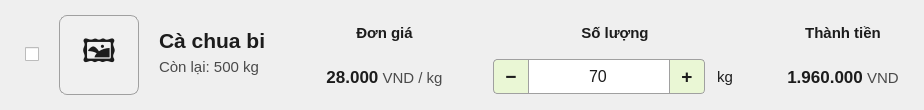
             <widget class="QFrame" name="frame_item_1">
              <property name="styleSheet">
               <string notr="true">QFrame#frame_item_1 { background-color: #FFFFFF; border-bottom: 1px solid #E0E0E0; }</string>
              </property>
              <layout class="QHBoxLayout" name="hbox_item_1">
               <property name="spacing">
                <number>20</number>
               </property>
               <property name="leftMargin">
                <number>25</number>
               </property>
               <property name="topMargin">
                <number>15</number>
               </property>
               <property name="rightMargin">
                <number>25</number>
               </property>
               <property name="bottomMargin">
                <number>15</number>
               </property>
               <item alignment="Qt::AlignVCenter">
                <widget class="QCheckBox" name="chk_item_1">
                 <property name="text">
                  <string/>
                 </property>
                </widget>
               </item>
               <item alignment="Qt::AlignVCenter">
                <widget class="QLabel" name="img_item_1">
                 <property name="minimumSize">
                  <size>
                   <width>80</width>
                   <height>80</height>
                  </size>
                 </property>
                 <property name="maximumSize">
                  <size>
                   <width>80</width>
                   <height>80</height>
                  </size>
                 </property>
                 <property name="styleSheet">
                  <string notr="true">background-color: #F0F0F0; border: 1px solid #A0A0A0; border-radius: 8px; font-size: 24pt; color: #1C1C1C;</string>
                 </property>
                 <property name="text">
                  <string>🖼️</string>
                 </property>
                 <property name="alignment">
                  <set>Qt::AlignCenter</set>
                 </property>
                </widget>
               </item>
               <item>
                <layout class="QVBoxLayout">
                 <property name="spacing">
                  <number>5</number>
                 </property>
                 <item alignment="Qt::AlignBottom">
                  <widget class="QLabel" name="lbl_name_1">
                   <property name="styleSheet">
                    <string notr="true">font-size: 16pt; font-weight: bold; color: #1C1C1C; border: none;</string>
                   </property>
                   <property name="text">
                    <string>Cà chua bi</string>
                   </property>
                  </widget>
                 </item>
                 <item alignment="Qt::AlignTop">
                  <widget class="QLabel" name="lbl_rem_1">
                   <property name="styleSheet">
                    <string notr="true">font-size: 11pt; color: #4A4A4A; border: none;</string>
                   </property>
                   <property name="text">
                    <string>Còn lại: 500 kg</string>
                   </property>
                  </widget>
                 </item>
                </layout>
               </item>
               <item>
                <spacer name="hs_mid_1">
                 <property name="orientation">
                  <enum>Qt::Horizontal</enum>
                 </property>
                 <property name="sizeHint" stdset="0">
                  <size>
                   <width>40</width>
                   <height>20</height>
                  </size>
                 </property>
                </spacer>
               </item>
               <item>
                <layout class="QVBoxLayout">
                 <property name="spacing">
                  <number>8</number>
                 </property>
                 <item>
                  <widget class="QLabel" name="lbl_p_title_1">
                   <property name="styleSheet">
                    <string notr="true">font-size: 11pt; color: #1C1C1C; font-weight: bold; border: none;</string>
                   </property>
                   <property name="text">
                    <string>Đơn giá</string>
                   </property>
                   <property name="alignment">
                    <set>Qt::AlignCenter</set>
                   </property>
                  </widget>
                 </item>
                 <item>
                  <widget class="QLabel" name="lbl_p_val_1">
                   <property name="styleSheet">
                    <string notr="true">border: none;</string>
                   </property>
                   <property name="text">
                    <string>&lt;html&gt;&lt;body&gt;&lt;span style=&quot;font-weight:bold; font-size:13pt; color:#1C1C1C;&quot;&gt;28.000&lt;/span&gt;&lt;span style=&quot;font-size:11pt; color:#4A4A4A;&quot;&gt; VND / kg&lt;/span&gt;&lt;/body&gt;&lt;/html&gt;</string>
                   </property>
                   <property name="alignment">
                    <set>Qt::AlignCenter</set>
                   </property>
                  </widget>
                 </item>
                </layout>
               </item>
               <item>
                <spacer>
                 <property name="orientation">
                  <enum>Qt::Horizontal</enum>
                 </property>
                 <property name="sizeType">
                  <enum>QSizePolicy::Fixed</enum>
                 </property>
                 <property name="sizeHint" stdset="0">
                  <size>
                   <width>30</width>
                   <height>10</height>
                  </size>
                 </property>
                </spacer>
               </item>
               <item>
                <layout class="QVBoxLayout">
                 <property name="spacing">
                  <number>8</number>
                 </property>
                 <item>
                  <widget class="QLabel" name="lbl_q_title_1">
                   <property name="styleSheet">
                    <string notr="true">font-size: 11pt; color: #1C1C1C; font-weight: bold; border: none;</string>
                   </property>
                   <property name="text">
                    <string>Số lượng</string>
                   </property>
                   <property name="alignment">
                    <set>Qt::AlignCenter</set>
                   </property>
                  </widget>
                 </item>
                 <item>
                  <layout class="QHBoxLayout">
                   <property name="spacing">
                    <number>0</number>
                   </property>
                   <item>
                    <widget class="QPushButton" name="btn_m_1">
                     <property name="minimumSize">
                      <size>
                       <width>35</width>
                       <height>35</height>
                      </size>
                     </property>
                     <property name="styleSheet">
                      <string notr="true">QPushButton { background-color: #EAF7D5; border: 1px solid #A0A0A0; border-top-left-radius: 4px; border-bottom-left-radius: 4px; border-right: none; font-size: 14pt; font-weight: bold; color: #1C1C1C; } QPushButton:hover { background-color: #DDF3B9; }</string>
                     </property>
                     <property name="text">
                      <string>−</string>
                     </property>
                    </widget>
                   </item>
                   <item>
                    <widget class="QLineEdit" name="txt_q_1">
                     <property name="minimumSize">
                      <size>
                       <width>45</width>
                       <height>35</height>
                      </size>
                     </property>
                     <property name="styleSheet">
                      <string notr="true">QLineEdit { background-color: #FFFFFF; border: 1px solid #A0A0A0; border-radius: 0px; font-size: 12pt; color: #1C1C1C; }</string>
                     </property>
                     <property name="text">
                      <string>70</string>
                     </property>
                     <property name="alignment">
                      <set>Qt::AlignCenter</set>
                     </property>
                    </widget>
                   </item>
                   <item>
                    <widget class="QPushButton" name="btn_p_1">
                     <property name="minimumSize">
                      <size>
                       <width>35</width>
                       <height>35</height>
                      </size>
                     </property>
                     <property name="styleSheet">
                      <string notr="true">QPushButton { background-color: #EAF7D5; border: 1px solid #A0A0A0; border-top-right-radius: 4px; border-bottom-right-radius: 4px; border-left: none; font-size: 14pt; font-weight: bold; color: #1C1C1C; } QPushButton:hover { background-color: #DDF3B9; }</string>
                     </property>
                     <property name="text">
                      <string>+</string>
                     </property>
                    </widget>
                   </item>
                   <item>
                    <widget class="QLabel" name="lbl_u_1">
                     <property name="styleSheet">
                      <string notr="true">font-size: 11pt; color: #1C1C1C; border: none; margin-left: 8px;</string>
                     </property>
                     <property name="text">
                      <string>kg</string>
                     </property>
                    </widget>
                   </item>
                  </layout>
                 </item>
                </layout>
               </item>
               <item>
                <spacer>
                 <property name="orientation">
                  <enum>Qt::Horizontal</enum>
                 </property>
                 <property name="sizeType">
                  <enum>QSizePolicy::Fixed</enum>
                 </property>
                 <property name="sizeHint" stdset="0">
                  <size>
                   <width>30</width>
                   <height>10</height>
                  </size>
                 </property>
                </spacer>
               </item>
               <item>
                <layout class="QVBoxLayout">
                 <property name="spacing">
                  <number>8</number>
                 </property>
                 <item>
                  <widget class="QLabel" name="lbl_t_title_1">
                   <property name="styleSheet">
                    <string notr="true">font-size: 11pt; color: #1C1C1C; font-weight: bold; border: none;</string>
                   </property>
                   <property name="text">
                    <string>Thành tiền</string>
                   </property>
                   <property name="alignment">
                    <set>Qt::AlignCenter</set>
                   </property>
                  </widget>
                 </item>
                 <item>
                  <widget class="QLabel" name="lbl_t_val_1">
                   <property name="styleSheet">
                    <string notr="true">border: none;</string>
                   </property>
                   <property name="text">
                    <string>&lt;html&gt;&lt;body&gt;&lt;span style=&quot;font-weight:bold; font-size:13pt; color:#1C1C1C;&quot;&gt;1.960.000&lt;/span&gt;&lt;span style=&quot;font-size:11pt; color:#4A4A4A;&quot;&gt; VND&lt;/span&gt;&lt;/body&gt;&lt;/html&gt;</string>
                   </property>
                   <property name="alignment">
                    <set>Qt::AlignCenter</set>
                   </property>
                  </widget>
                 </item>
                </layout>
               </item>
              </layout>
             </widget>
